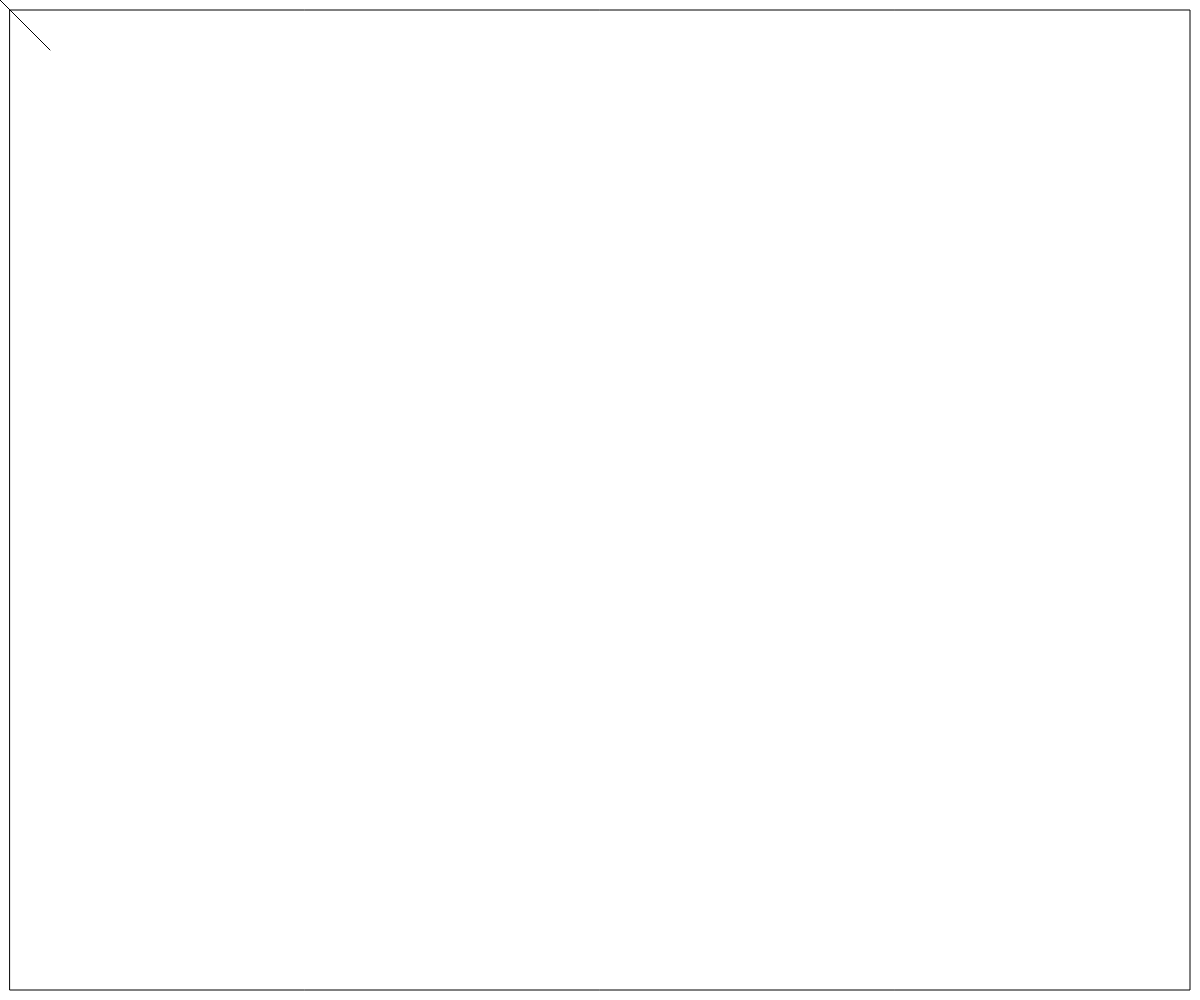
Frame 1 (no input)
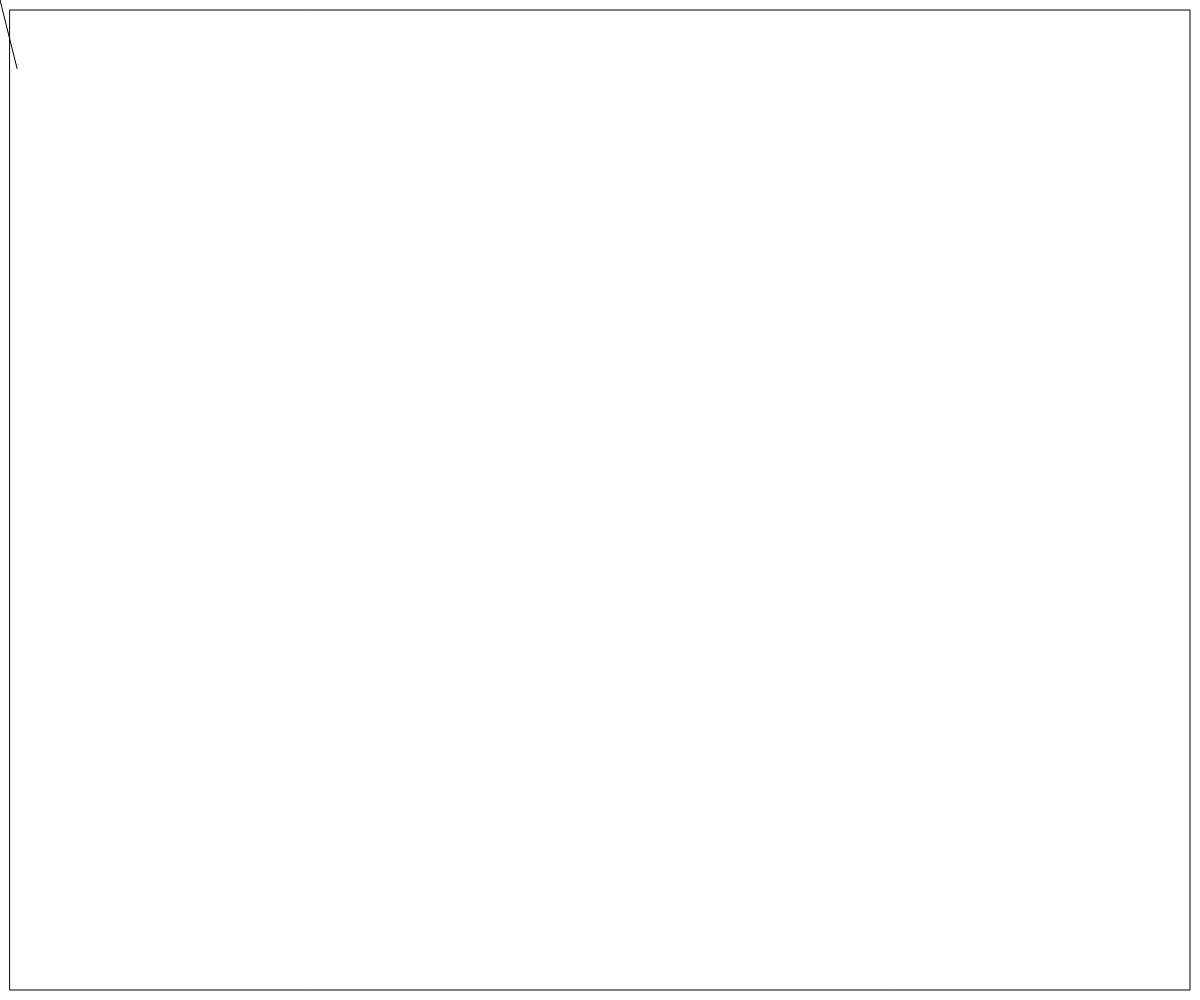
Frame 60 (no input)
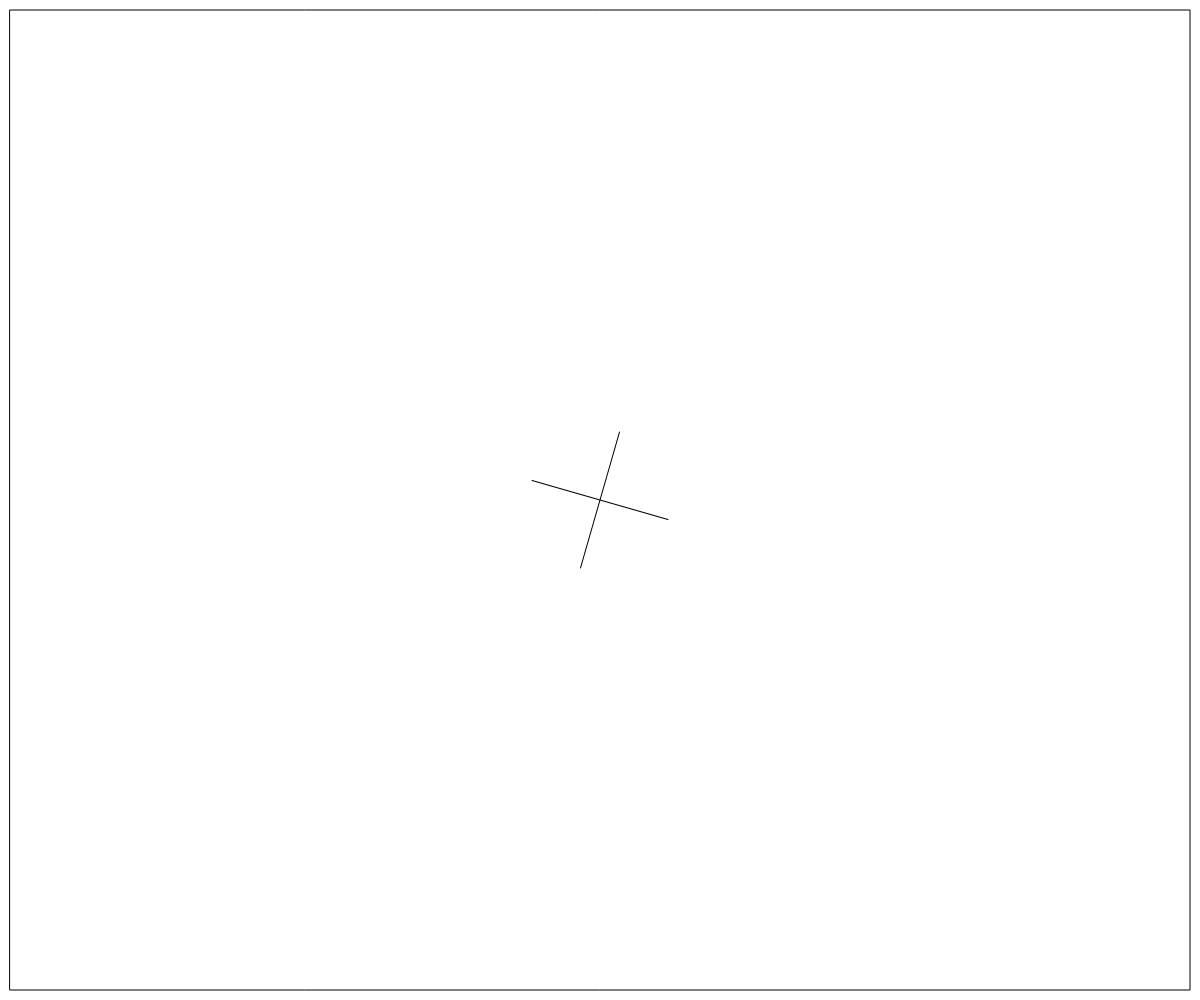
Frame 120 (the mouse pressed at the canvas centre since frame 60)

The p5.js sketch that drew these frames (run headless with seeded random() and noise() and a simulated clock; from frame 60 on, the mouse is pressed at the canvas centre):

// p5.js sketch
// ── sketch.js
var angle = 0;

function setup() {
    createCanvas(windowWidth,windowHeight);
    fill(0);
}

function draw() {
    background(255);

    // less elegant way?
    // line(mouseX - 50, mouseY - 50, mouseX + 50, mouseY + 50);
    // line(mouseX + 50, mouseY - 50, mouseX - 50, mouseY + 50);

    push();
    translate(mouseX, mouseY);
    rotate(radians(angle));
    // scale(2);
    line(-50, -50, 50, 50);
    line(50, -50, -50, +50);
    if (angle > 0 && angle < 360){
        angle++;
    } else if (angle == 360) {
        angle = 0;
    }  else if (angle == -360) {
        angle = 1;
    } else if (angle <= 0) {
        angle--;
    }
    pop();

    noFill();
    rect(10, 10, width -20, height -20);

}
